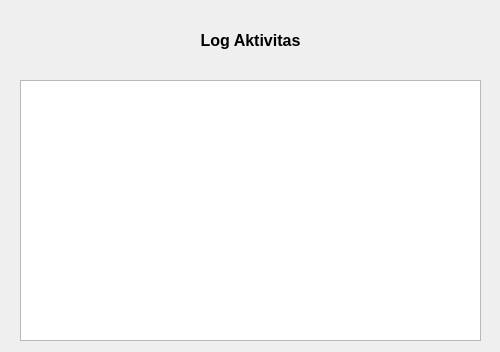
<?xml version="1.0" encoding="UTF-8"?>
<ui version="4.0">
 <class>Dialog</class>
 <widget class="QDialog" name="Dialog">
  <property name="geometry">
   <rect>
    <x>0</x>
    <y>0</y>
    <width>500</width>
    <height>352</height>
   </rect>
  </property>
  <property name="windowTitle">
   <string>Dialog</string>
  </property>
  <widget class="QLabel" name="label">
   <property name="geometry">
    <rect>
     <x>20</x>
     <y>20</y>
     <width>461</width>
     <height>41</height>
    </rect>
   </property>
   <property name="font">
    <font>
     <pointsize>12</pointsize>
     <weight>75</weight>
     <bold>true</bold>
    </font>
   </property>
   <property name="text">
    <string>Log Aktivitas</string>
   </property>
   <property name="alignment">
    <set>Qt::AlignCenter</set>
   </property>
  </widget>
  <widget class="QTableView" name="tableView">
   <property name="geometry">
    <rect>
     <x>20</x>
     <y>80</y>
     <width>461</width>
     <height>261</height>
    </rect>
   </property>
  </widget>
 </widget>
 <resources/>
 <connections/>
</ui>
